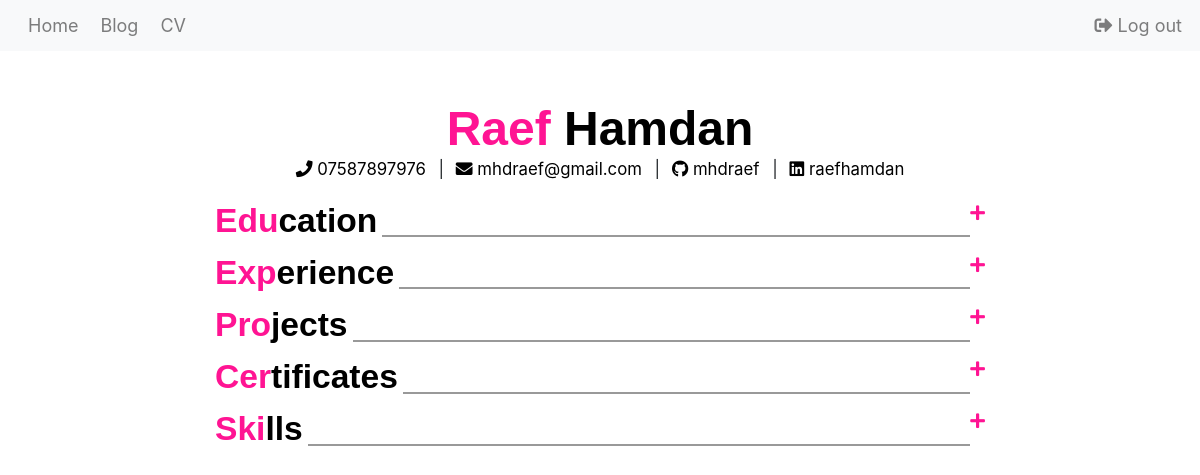
Before: /cv (signed in) with the older database file.
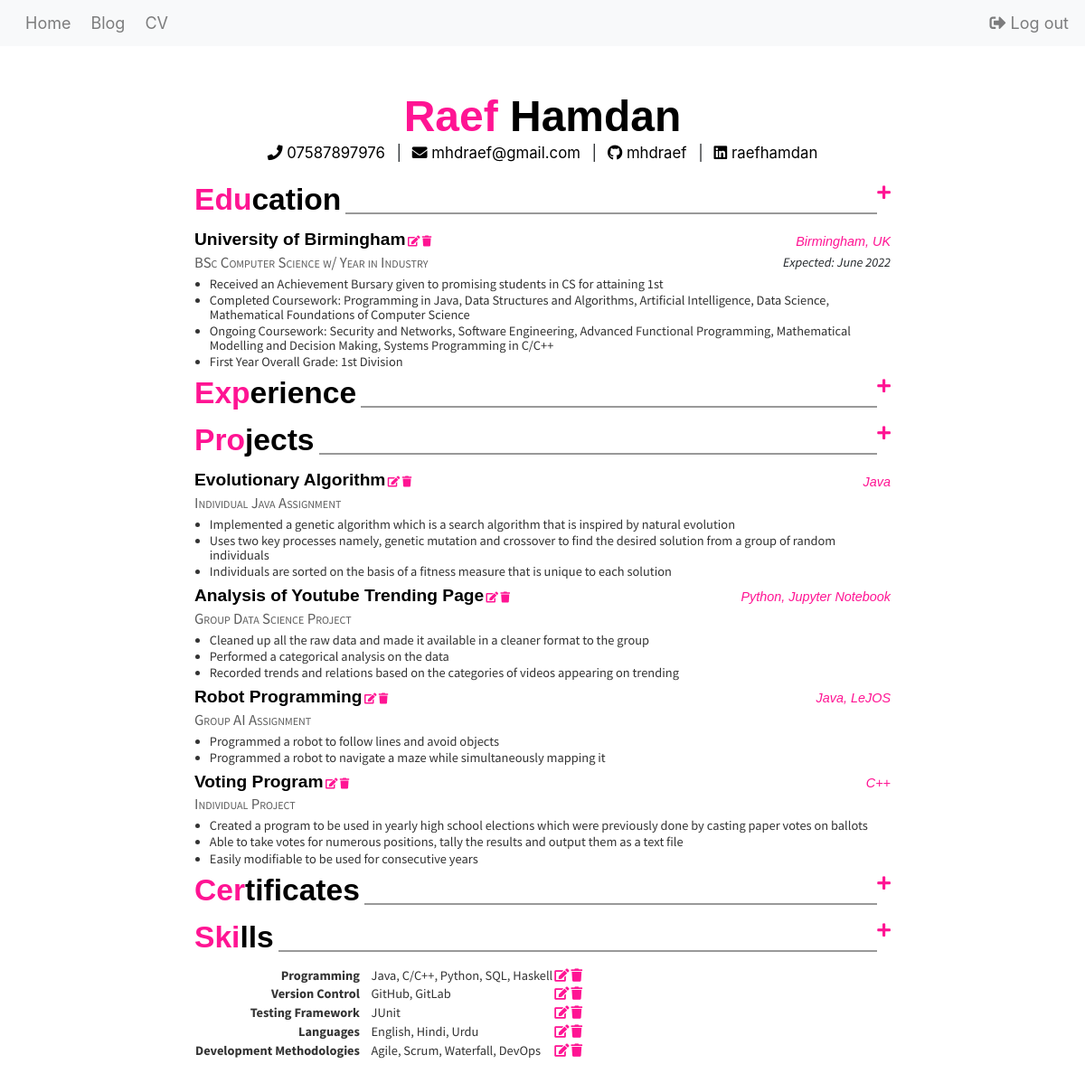
After: the same page with the newer database file.
### cv/models.py (models this page shows)
class Education(models.Model):
    university = models.CharField(max_length=200)
    course = models.CharField(max_length=200)
    location = models.CharField(max_length=200)
    graduation = models.CharField(max_length=200)
    description = models.TextField(blank=True)

class Project(models.Model):
    title = models.CharField(max_length=200)
    type = models.CharField(max_length=200)
    languages = models.CharField(max_length=200)
    repository = models.CharField(max_length=200,blank=True)
    description = models.TextField(blank=True)

class Skill(models.Model):
    topic = models.CharField(max_length=200)
    skill = models.TextField()

### cv/views.py (the view)
# urls.py: path('cv', views.cv, name='cv'),
def cv(request):
    education = Education.objects.all()
    project = Project.objects.all()
    experience = Experience.objects.all()
    certificate = Certificate.objects.all()
    skill = Skill.objects.all()
    return render(request, 'cv.html', {'education':education , 'project':project , 'experience':experience, 'certificate':certificate , 'skill':skill })

### cv/templates/cv.html (shortened to what the changed rows need)
<!DOCTYPE html>
<html>
  <head>
    {% load static %}
    <link rel="stylesheet" href="https://stackpath.bootstrapcdn.com/bootstrap/4.5.0/css/bootstrap.min.css">
    <link rel="stylesheet" href="https://use.fontawesome.com/releases/v5.13.0/css/all.css">
    <link rel="stylesheet" href="{% static 'css/homepage/reset.css' %}">
    <link rel="stylesheet" href="{% static 'css/blog.css' %}">
    <link rel="stylesheet" href="{% static 'css/cv.css' %}">
  </head>
<body>
<div class="container col-md-8">
      <header class="about-me">
        <h1 class="name">Raef <span class="lastname">Hamdan</span></h1>
      </header>
      <section class="education">
        {% if education %}
          <div class="section__heading">
              <h1 class="title">Edu<span class="second">cation</span></h1>
              <span class="section__heading-underline"></span>
              {% if user.is_authenticated %}
              <a href="{% url 'edu_new' %}"><span class="fas fa-plus" style = "color:#FF1493"></span></a>
              {% endif %}
          </div>
          {% for edu in education %}
            <div class="section__item">
              <div>
                  <h4 class="education__institution section__subheading">{{ edu.university }}</h4>
                  {% if user.is_authenticated %}
                  <a href="{% url 'edu_edit' pk=edu.pk %}"><span class="fas fa-edit" style = "color:#FF1493;"></span></a>
                  <a href="{% url 'edu_remove' pk=edu.pk %}"><span class="fas fa-trash" style = "color:#FF1493;" ></span></a>
                  {% endif %}
                  <h4 class="section__location">{{edu.location}}</h4>
              </div>
              <div>
                  <h5 class="section__subsubheading">{{edu.course}}</h5>
                  <h5 class="section__date-range">{{edu.graduation}}</h5>
              </div>
              {% autoescape off %}
                {{edu.description}}
              {% endautoescape %}
            </div>
            {% endfor %}
        {% else %}
              {% if user.is_authenticated %}
              <div class="section__heading">
                <h1 class="title">Edu<span class="second">cation</span></h1>
                <span class="section__heading-underline"></span>
                <a href="{% url 'edu_new' %}"><span class="fas fa-plus" style = "color:#FF1493"></span></a>
              </div>
              {% endif %}
       {% endif %}
      </section>
      <section class="experience">
       {% if experience %}
          <div class="section__heading">
              <h1 class="title">Exp<span class="second">erience</span></h1>
              <span class="section__heading-underline"></span>
              {% if user.is_authenticated %}
              <a href="{% url 'exp_new' %}"><span class="fas fa-plus" style = "color:#FF1493"></span></a>
              {% endif %}
          </div>
          {% for exp in experience %}
            <div class="section__item">
              <div>
                  <h4 class="education__institution section__subheading">{{ exp.position }}</h4>
                  {% if user.is_authenticated %}
                  <a href="{% url 'exp_edit' pk=exp.pk %}"><span class="fas fa-edit" style = "color:#FF1493"></span></a>
                  <a href="{% url 'exp_remove' pk=exp.pk %}"><span class="fas fa-trash" style = "color:#FF1493;" ></span></a>
                  {% endif %}
                  <h4 class="section__location">{{exp.location}}</h4>
              </div>
              <div>
                  <h5 class="section__subsubheading">{{exp.company}}</h5>
                  <h5 class="section__date-range">{{exp.date}}</h5>
                  </div>
              {% autoescape off %}
                {{exp.description}}
              {% endautoescape %}
            </div>
            {% endfor %}
        {% else %}
          {% if user.is_authenticated %}
            <div class="section__heading">
              <h1 class="title">Exp<span class="second">erience</span></h1>
            </div>
          {% endif %}
        {% endif %}
      </section>
      <section class="project">
       {% if project %}
          <div class="section__heading">
              <h1 class="title">Pro<span class="second">jects</span></h1>
              <span class="section__heading-underline"></span>
              {% if user.is_authenticated %}
              <a href="{% url 'proj_new' %}"><span class="fas fa-plus" style = "color:#FF1493"></span></a>
              {% endif %}
          </div>
          {% for proj in project %}
            <div class="section__item">
              <div>
                  <h4 class="education__institution section__subheading">{{ proj.title }}</h4>
                  {% if user.is_authenticated %}
                  <a href="{% url 'proj_edit' pk=proj.pk %}"><span class="fas fa-edit" style = "color:#FF1493"></span></a>
                  <a href="{% url 'proj_remove' pk=proj.pk %}"><span class="fas fa-trash" style = "color:#FF1493;" ></span></a>
                  {% endif %}
                  <h4 class="section__location">{{proj.languages}}</h4>
              </div>
              <div>
                  <h5 class="section__subsubheading">{{proj.type}}</h5>
                  </div>
              {% autoescape off %}
                {{proj.description}}
              {% endautoescape %}
            </div>
            {% endfor %}
        {% else %}
          {% if user.is_authenticated %}
            <div class="section__heading">
              <h1 class="title">Pro<span class="second">jects</span></h1>
              <span class="section__heading-underline"></span>
              <a href="{% url 'proj_new' %}"><span class="fas fa-plus" style = "color:#FF1493"></span></a>
            </div>
          {% endif %}
        {% endif %}
      </section>
      <section class="certificate">
       {% if certificate %}
          <div class="section__heading">
              <h1 class="title">Cer<span class="second">tificates</span></h1>
              <span class="section__heading-underline"></span>
              {% if user.is_authenticated %}
              <a href="{% url 'cert_new' %}"><span class="fas fa-plus" style = "color:#FF1493"></span></a>
              {% endif %}
          </div>
          {% for cert in certificate %}
            <div class="section__item">
              <div>
                  <h4 class="education__institution section__subheading">{{ cert.name }}</h4>
                  {% if user.is_authenticated %}
                  <a href="{% url 'cert_edit' pk=cert.pk %}"><span class="fas fa-edit" style = "color:#FF1493"></span></a>
                  <a href="{% url 'cert_remove' pk=cert.pk %}"><span class="fas fa-trash" style = "color:#FF1493;" ></span></a>
                  {% endif %}
                  <h4 class="section__location">{{cert.date}}</h4>
              </div>
              <div>
                  <h5 class="section__subsubheading">{{cert.company}}</h5>
                  <h5 class="section__date-range"></h5>
              </div>
            </div>
            {% endfor %}
        {% else %}
          {% if user.is_authenticated %}
            <div class="section__heading">
              <h1 class="title">Cer<span class="second">tificates</span></h1>
            </div>
          {% endif %}
        {% endif %}
      </section>
      <section class="skills">
       {% if skill %}
        <div class="section__heading">
            <h1 class="title">Ski<span class="second">lls</span></h1>
            <span class="section__heading-underline"></span>
            {% if user.is_authenticated %}
            <a href="{% url 'ski_new' %}"><span class="fas fa-plus" style = "color:#FF1493"></span></a>
            {% endif %}
        </div>
        <table>
          {% for ski in skill %}
          <tr>
            <td class="skills__heading">{{ski.topic}}</td>
            <td class="skills__list"> {{ski.skill}} </td>
            {% if user.is_authenticated %}
            <td><a href="{% url 'ski_edit' pk=ski.pk %}"><span class="fas fa-edit" style = "color:#FF1493"></span></a></td>
            <td><a href="{% url 'ski_remove' pk=ski.pk %}"><span class="fas fa-trash" style = "color:#FF1493"></span></a></td>
            {% endif %}
          </tr>
          {% endfor %}
        </table>
       {% else %}
        {% if user.is_authenticated %}
          <div class="section__heading">
           <h1 class="title">Ski<span class="second">lls</span></h1>
           <span class="section__heading-underline"></span>
           <a href="{% url 'ski_new' %}"><span class="fas fa-plus" style = "color:#FF1493"></span></a>
          </div>
        {% endif %}
      {% endif %}
      </section>
</div>
  </body>
</html>

Changed rows visible on the page:
added Education: university "University of Birmingham", location "Birmingham, UK", course "BSc Computer Science w/ Year in Industry", graduation "Expected: June 2022", description "Received an Achievement Bursary given to promising students in CS for attaining 1st Completed Coursework: Programming in Java, Data Structures and Algorithms, Artificial Intelligence, Data Science, Mathematical Foundations of Computer Science Ongoing Coursework: Security and Networks, Software Engineering, Advanced Functional Programming, Mathematical Modelling and Decision Making, Systems Programming in C/C++ First Year Overall Grade: 1st Division"
added Project: title "Evolutionary Algorithm", languages "Java", type "Individual Java Assignment", description "Implemented a genetic algorithm which is a search algorithm that is inspired by natural evolution Uses two key processes namely, genetic mutation and crossover to find the desired solution from a group of random individuals Individuals are sorted on the basis of a fitness measure that is unique to each solution"
added Project: title "Analysis of Youtube Trending Page", languages "Python, Jupyter Notebook", type "Group Data Science Project", description "Cleaned up all the raw data and made it available in a cleaner format to the group Performed a categorical analysis on the data Recorded trends and relations based on the categories of videos appearing on trending"
added Project: title "Robot Programming", languages "Java, LeJOS", type "Group AI Assignment", description "Programmed a robot to follow lines and avoid objects Programmed a robot to navigate a maze while simultaneously mapping it"
added Project: title "Voting Program", languages "C++", type "Individual Project", description "Created a program to be used in yearly high school elections which were previously done by casting paper votes on ballots Able to take votes for numerous positions, tally the results and output them as a text file Easily modifiable to be used for consecutive years"
added Skill: topic "Programming", skill "Java, C/C++, Python, SQL, Haskell"
added Skill: topic "Version Control", skill "GitHub, GitLab"
added Skill: topic "Testing Framework", skill "JUnit"
added Skill: topic "Languages", skill "English, Hindi, Urdu"
added Skill: topic "Development Methodologies", skill "Agile, Scrum, Waterfall, DevOps"
